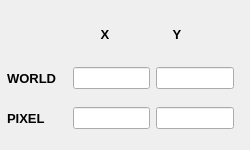
         <widget class="QWidget" name="tab_7">
          <attribute name="title">
           <string>4</string>
          </attribute>
          <widget class="QWidget" name="verticalLayoutWidget_6">
           <property name="geometry">
            <rect>
             <x>0</x>
             <y>10</y>
             <width>241</width>
             <height>131</height>
            </rect>
           </property>
           <layout class="QVBoxLayout" name="verticalLayout_6">
            <property name="leftMargin">
             <number>2</number>
            </property>
            <property name="topMargin">
             <number>2</number>
            </property>
            <property name="rightMargin">
             <number>2</number>
            </property>
            <property name="bottomMargin">
             <number>2</number>
            </property>
            <item>
             <layout class="QHBoxLayout" name="horizontalLayout_24">
              <property name="leftMargin">
               <number>5</number>
              </property>
              <property name="topMargin">
               <number>5</number>
              </property>
              <property name="rightMargin">
               <number>5</number>
              </property>
              <property name="bottomMargin">
               <number>5</number>
              </property>
              <item>
               <widget class="QLabel" name="axisCB_X_26">
                <property name="sizePolicy">
                 <sizepolicy hsizetype="Fixed" vsizetype="Fixed">
                  <horstretch>0</horstretch>
                  <verstretch>0</verstretch>
                 </sizepolicy>
                </property>
                <property name="minimumSize">
                 <size>
                  <width>20</width>
                  <height>30</height>
                 </size>
                </property>
                <property name="maximumSize">
                 <size>
                  <width>16777215</width>
                  <height>30</height>
                 </size>
                </property>
                <property name="font">
                 <font>
                  <pointsize>10</pointsize>
                  <weight>75</weight>
                  <italic>false</italic>
                  <bold>true</bold>
                  <stylestrategy>PreferAntialias</stylestrategy>
                 </font>
                </property>
                <property name="text">
                 <string/>
                </property>
                <property name="alignment">
                 <set>Qt::AlignLeading|Qt::AlignLeft|Qt::AlignVCenter</set>
                </property>
                <property name="axis" stdset="0">
                 <string>TOA DO THUC</string>
                </property>
               </widget>
              </item>
              <item>
               <widget class="QLabel" name="axisCB_X_27">
                <property name="sizePolicy">
                 <sizepolicy hsizetype="Fixed" vsizetype="Fixed">
                  <horstretch>0</horstretch>
                  <verstretch>0</verstretch>
                 </sizepolicy>
                </property>
                <property name="minimumSize">
                 <size>
                  <width>20</width>
                  <height>30</height>
                 </size>
                </property>
                <property name="maximumSize">
                 <size>
                  <width>16777215</width>
                  <height>30</height>
                 </size>
                </property>
                <property name="font">
                 <font>
                  <pointsize>10</pointsize>
                  <weight>75</weight>
                  <italic>false</italic>
                  <bold>true</bold>
                  <stylestrategy>PreferAntialias</stylestrategy>
                 </font>
                </property>
                <property name="text">
                 <string>X</string>
                </property>
                <property name="alignment">
                 <set>Qt::AlignCenter</set>
                </property>
                <property name="axis" stdset="0">
                 <string>TOA DO THUC</string>
                </property>
               </widget>
              </item>
              <item>
               <widget class="QLabel" name="axisCB_X_28">
                <property name="sizePolicy">
                 <sizepolicy hsizetype="Fixed" vsizetype="Fixed">
                  <horstretch>0</horstretch>
                  <verstretch>0</verstretch>
                 </sizepolicy>
                </property>
                <property name="minimumSize">
                 <size>
                  <width>50</width>
                  <height>30</height>
                 </size>
                </property>
                <property name="maximumSize">
                 <size>
                  <width>16777215</width>
                  <height>30</height>
                 </size>
                </property>
                <property name="font">
                 <font>
                  <pointsize>10</pointsize>
                  <weight>75</weight>
                  <italic>false</italic>
                  <bold>true</bold>
                  <stylestrategy>PreferAntialias</stylestrategy>
                 </font>
                </property>
                <property name="text">
                 <string>Y</string>
                </property>
                <property name="alignment">
                 <set>Qt::AlignCenter</set>
                </property>
                <property name="axis" stdset="0">
                 <string>X</string>
                </property>
               </widget>
              </item>
             </layout>
            </item>
            <item>
             <layout class="QHBoxLayout" name="horizontalLayout_8">
              <property name="leftMargin">
               <number>5</number>
              </property>
              <property name="topMargin">
               <number>5</number>
              </property>
              <property name="rightMargin">
               <number>5</number>
              </property>
              <property name="bottomMargin">
               <number>5</number>
              </property>
              <item>
               <widget class="QLabel" name="axisCB_X_8">
                <property name="sizePolicy">
                 <sizepolicy hsizetype="Fixed" vsizetype="Fixed">
                  <horstretch>0</horstretch>
                  <verstretch>0</verstretch>
                 </sizepolicy>
                </property>
                <property name="minimumSize">
                 <size>
                  <width>60</width>
                  <height>0</height>
                 </size>
                </property>
                <property name="maximumSize">
                 <size>
                  <width>16777215</width>
                  <height>30</height>
                 </size>
                </property>
                <property name="font">
                 <font>
                  <pointsize>10</pointsize>
                  <weight>75</weight>
                  <italic>false</italic>
                  <bold>true</bold>
                  <stylestrategy>PreferAntialias</stylestrategy>
                 </font>
                </property>
                <property name="text">
                 <string>WORLD</string>
                </property>
                <property name="alignment">
                 <set>Qt::AlignLeading|Qt::AlignLeft|Qt::AlignVCenter</set>
                </property>
                <property name="axis" stdset="0">
                 <string>X</string>
                </property>
               </widget>
              </item>
              <item>
               <widget class="QLineEdit" name="lbl_RPoint4X"/>
              </item>
              <item>
               <widget class="QLineEdit" name="lbl_RPoint4Y"/>
              </item>
             </layout>
            </item>
            <item>
             <layout class="QHBoxLayout" name="horizontalLayout_11">
              <property name="leftMargin">
               <number>5</number>
              </property>
              <property name="topMargin">
               <number>5</number>
              </property>
              <property name="rightMargin">
               <number>5</number>
              </property>
              <property name="bottomMargin">
               <number>5</number>
              </property>
              <item>
               <widget class="QLabel" name="axisCB_X_16">
                <property name="sizePolicy">
                 <sizepolicy hsizetype="Fixed" vsizetype="Fixed">
                  <horstretch>0</horstretch>
                  <verstretch>0</verstretch>
                 </sizepolicy>
                </property>
                <property name="minimumSize">
                 <size>
                  <width>60</width>
                  <height>20</height>
                 </size>
                </property>
                <property name="maximumSize">
                 <size>
                  <width>16777215</width>
                  <height>20</height>
                 </size>
                </property>
                <property name="font">
                 <font>
                  <pointsize>10</pointsize>
                  <weight>75</weight>
                  <italic>false</italic>
                  <bold>true</bold>
                  <stylestrategy>PreferAntialias</stylestrategy>
                 </font>
                </property>
                <property name="text">
                 <string>PIXEL</string>
                </property>
                <property name="alignment">
                 <set>Qt::AlignLeading|Qt::AlignLeft|Qt::AlignVCenter</set>
                </property>
                <property name="axis" stdset="0">
                 <string>X</string>
                </property>
               </widget>
              </item>
              <item>
               <widget class="QLineEdit" name="lbl_Point4X"/>
              </item>
              <item>
               <widget class="QLineEdit" name="lbl_Point4Y"/>
              </item>
             </layout>
            </item>
           </layout>
          </widget>
         </widget>
